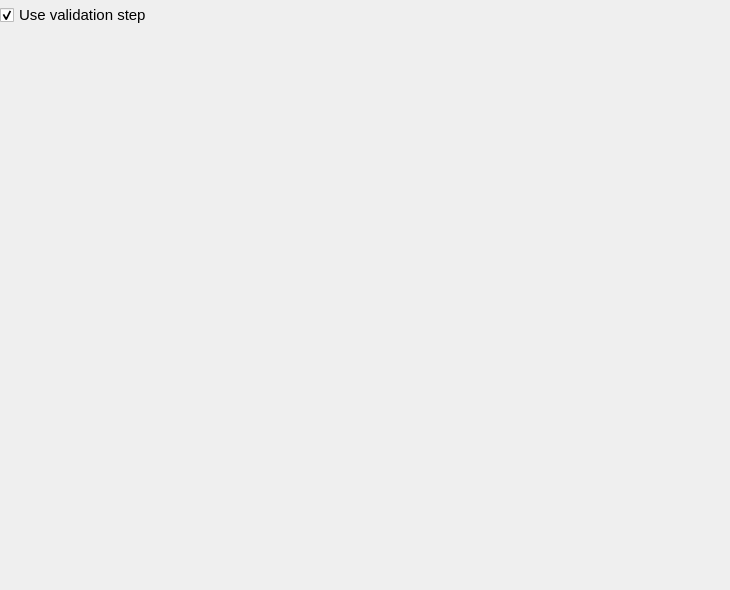
<ui version="4.0">
 <class>ValidationStep</class>
 <widget class="QWidget" name="ValidationStep">
  <property name="enabled">
   <bool>true</bool>
  </property>
  <property name="geometry">
   <rect>
    <x>0</x>
    <y>0</y>
    <width>730</width>
    <height>590</height>
   </rect>
  </property>
  <property name="windowTitle">
   <string />
  </property>
  <layout class="QVBoxLayout" name="verticalLayout">
   <property name="spacing">
    <number>25</number>
   </property>
  </layout>
  <widget class="QCheckBox" name="validation_checkBox">
   <property name="geometry">
    <rect>
     <x>0</x>
     <y>0</y>
     <width>200</width>
     <height>30</height>
    </rect>
   </property>
   <property name="minimumSize">
    <size>
     <width>200</width>
     <height>0</height>
    </size>
   </property>
   <property name="font">
    <font>
     <pointsize>11</pointsize>
    </font>
   </property>
   <property name="text">
    <string>Use validation step</string>
   </property>
   <property name="checked">
    <bool>true</bool>
   </property>
  </widget>
 <property name="styleSheet"><string>font: 10pt "Roboto-Regular";</string></property></widget>
 <resources><include location="../../../../../scinodes_poc/src/main/python/ui/themes/themes.qrc" /></resources>
 <connections>
  <connection>
   <sender>validation_checkBox</sender>
   <signal>toggled(bool)</signal>
   <receiver>ValidationStep</receiver>
   <slot>on_active_validation()</slot>
   <hints>
    <hint type="sourcelabel">
     <x>84</x>
     <y>17</y>
    </hint>
    <hint type="destinationlabel">
     <x>222</x>
     <y>2</y>
    </hint>
   </hints>
  </connection>
 </connections>
 <slots>
  <slot>on_active_validation()</slot>
 </slots>
</ui>
